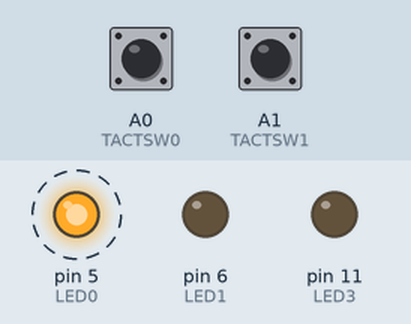
A sketch run on a simulated Arduino Uno, built with avr-gcc and run on an emulated ATmega328P. On the bench: output pins drawn as LEDs (lit = HIGH). Dashed ring = blinking. The test bench sets the inputs (shaded band); at power-on: A0 (TACTSW0) LOW, A1 (TACTSW1) LOW.

Above: at 1.2 s.
1.3 s: A0 (TACTSW0) pulled HIGH for 0.15 s
At 1.42 s:
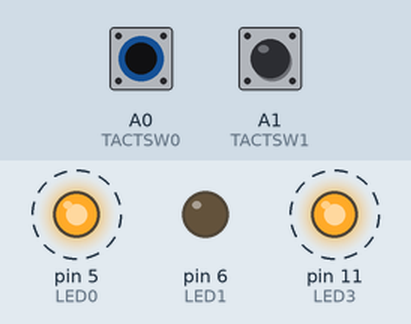
4.3 s: A0 (TACTSW0) pulled HIGH for 1 s
At 4.76 s:
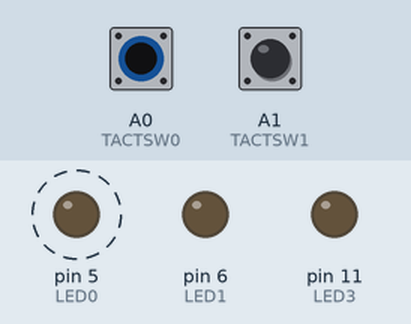
7.3 s: A1 (TACTSW1) pulled HIGH for 0.15 s
At 8.26 s:
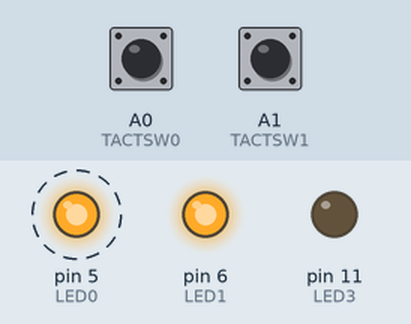
10.3 s: A0 (TACTSW0) pulled HIGH for 0.15 s
At 10.42 s:
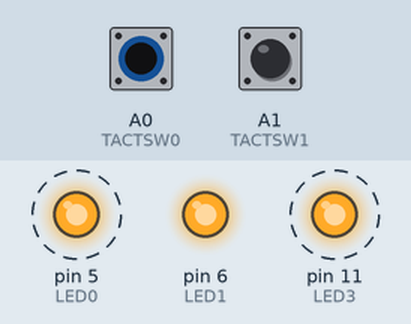
13.3 s: A0 (TACTSW0) pulled HIGH for 3.2 s
At 14.4 s:
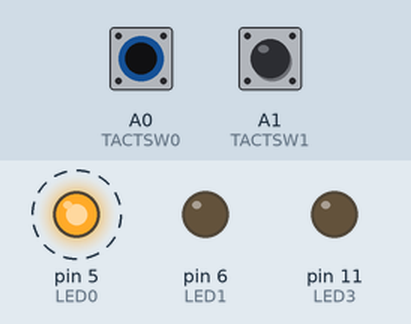
Timing chart, 0 to 19.0 s (numbered marks = the images above; inputs shaded):
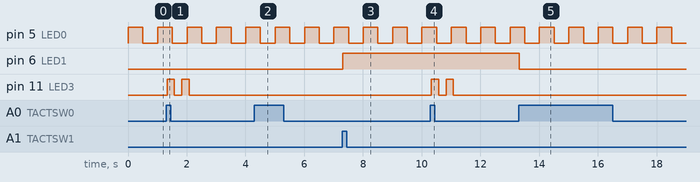

The sketch:

kitchen.ino
```cpp
#include "enpitshield.h"
#include <MsTimer2.h>

#define TIMER_CYCLE 10
#define _15SEC 1500
#define _30SEC 3000
#define _60SEC 6000
#define BEAT 300

enum State { STATE_STOP, STATE_MOVE, STATE_FINISH };
static int TimeUp;
static int FinishTime;
static int Led0Count;
static int Led3Count;
static int CurState;
static int SongCount;
static int Sound[8] = {262, 294, 330, 349, 392, 440, 494, 523};
static int Song[15] = {392,440,494,494,440,392,0,392,440,494,440,392,440,440,0};

void setup() {
  // put your setup code here, to run once:
  pinMode(LED0, OUTPUT);
  pinMode(LED1, OUTPUT);
  pinMode(LED3, OUTPUT);
  pinMode(TACTSW0,INPUT);
  pinMode(TACTSW1,INPUT);
  pinMode(SPEAKER,OUTPUT);

  Led0_Init();
  Led1_Init();
  Sw0_Init();
  Sw1_Init();
  enum State CurState;
  CurState = STATE_STOP;
  TimeUp = _30SEC;
  FinishTime = _15SEC;
  Led0Count = 0;
  Led3Count = 0;
  SongCount = 0;

  //Serial.begin(9600);
  MsTimer2::set(TIMER_CYCLE, TimerDrv);
  MsTimer2::start();

}

void TimerDrv(){  //call by 0.01s
  //Serial.println(TimeUp, DEC);
  //Serial.println(Led3Count, DEC);
   if(Led0Count % 50 == 0){ //0.01s*50 = 0.5s
    Led0Count = 0; //0sに戻す
    Led0_Tick05(); //LED0点滅
   }
   Led0Count++; //+0.01s
   switch(CurState){
    case STATE_STOP:
      //停止中の処理
      noTone(SPEAKER);
      SongCount = 0;
      if(IsSw0()){ //sw0押下
        Led3_Init(); //LED3初期化
        CurState = STATE_MOVE; //動作中に遷移
        Led3Count = 0; //0sに初期化
        break;
      }
      if(IsSw1()){ //sw1押下
        //時間変更、LED1制御
        Led1_Light();
        if(TimeUp == _30SEC){ //30sモードなら60sモードに
          TimeUp = _60SEC;
        }
        else{ //60sモードなら30sモードに
          TimeUp = _30SEC;
        }
      }
      break;

    case STATE_MOVE:
      //動作中の処理
      if(Led3Count % 25 == 0){ //0.01s * 25 = 0.25s
        Led3_Tick025(); //LED3点滅
      }
      if(IsSw0()){ //sw0押下
        if(TimeUp == _60SEC){ //60sモードなら30sモードに
          Led1_Light();
          TimeUp = _30SEC;
        }
        Led3_Init(); //LED3初期化
        CurState = STATE_STOP; //停止中に遷移
        break;
      }
      if(Led3Count == TimeUp){ //timeupなら
        CurState = STATE_FINISH; //終了通知中に遷移
        Led3Count = 0; //0sに初期化
        break;
      }
      Led3Count++; //0.01s追加
      break;

    case STATE_FINISH:
      //終了通知中の処理
      if(Led3Count % 25 == 0){ //0.01s * 25 = 0.25s
        EndBlink(); //終了点滅
      }
      if(IsSw0() || Led3Count == FinishTime){ //sw0押下 または 15sカウント終了
        if(TimeUp == _60SEC){ //60sモードなら
          Led1_Light(); //LED1消灯
          TimeUp = _30SEC; //30sモードにする
        }
        CurState = STATE_STOP; //停止中に遷移
        Led3_Init(); //LED3初期化
        break;
      }
      Led3Count++; //0.01s追加
      if(Led3Count % 30 == 0){
        tone(SPEAKER,Song[SongCount%15]);
        SongCount++;
        if(SongCount == 15){
          SongCount = 0;
        }
      }
      break;
  }

  return;
}

void loop(){

}
```

enpitshield.h
```cpp
//Pin assignment of enPit2 shield

//LED lamps
#define LED0  5
#define LED1  6
#define LED2  10
#define LED3  11

#define SPEAKER 7

#define LED_ON  HIGH
#define LED_OFF LOW

//Tact switches
#define TACTSW0  A0
#define TACTSW1  A1

#define TACTSW_ON  HIGH
#define TACTSW_OFF LOW

#define SW1 13
#define SW2 12
#define SW3 9
#define SW4 8

//state of switches
#define SW_PUSHED 1
#define SW_OFF    0
```

led0.ino
```cpp
#include "enpitshield.h"

static boolean bCurLed0;

void Led0_Init(){ //初期化
  bCurLed0 = LED_OFF; //消灯
  digitalWrite(LED0, LED_OFF);

  return;
}

void Led0_Tick05(){ //call by 0.5s
  if (bCurLed0 == LED_OFF){ //前回消灯なら
    bCurLed0 = LED_ON; //点灯
  }
  else{ //前回点灯なら
    bCurLed0 = LED_OFF; //消灯
  }

  digitalWrite(LED0, bCurLed0);

  return;
}
```

led1.ino
```cpp
#include "enpitshield.h"

static boolean bCurLed1;

void Led1_Init(){ //初期化
  bCurLed1 = LED_OFF; //消灯
  digitalWrite(LED1, LED_OFF);

  return;
}

void Led1_Light(){
  if (bCurLed1 == LED_OFF){ //前回消灯なら
    bCurLed1 = LED_ON; //点灯
  }
  else{ //前回点灯なら
    bCurLed1 = LED_OFF; //消灯
  }

  digitalWrite(LED1, bCurLed1);

  return;
}
```

led3.ino
```cpp
#include "enpitshield.h"


static boolean bCurLed3;
static int count;

void Led3_Init(){ //初期化
  bCurLed3 = LED_OFF; //消灯
  count = 0; //回数0
  digitalWrite(LED3, LED_OFF);

  return;
}

void Led3_Tick025(){ //call by 0.25s
  if (count < 4 && bCurLed3 == LED_OFF){ //1s以下　かつ　消灯なら
    bCurLed3 = LED_ON; //点灯
  }
  else if (count < 4 && bCurLed3 == LED_ON){ //1s以下　かつ　点灯なら
    bCurLed3 = LED_OFF; //消灯
  }
  digitalWrite(LED3, bCurLed3);
  CountBlink();
  return;
}


void CountBlink(){ //呼び出された回数カウント(0.25sごとに+1)
  count++;
  if (count == 20){ //5sなら0sに戻す
    count = 0;
  }
}

void EndBlink(){
  if(bCurLed3 == LED_ON){
    bCurLed3 = LED_OFF;
  }
  else{
    bCurLed3 = LED_ON;
  }
  digitalWrite(LED3, bCurLed3);
  return;
}

void Led3_Off(){
}
```

sw0.ino
```cpp
#include "enpitshield.h"

static boolean bCurSw0;
static boolean sw0_1;
static boolean sw0_2;
static boolean sw0_3;

void Sw0_Init(){ //初期化
  bCurSw0 = false; //押されていない
  sw0_1 = false;
  sw0_2 = false;
  sw0_3 = false;

  return;
}

boolean IsSw0(void){ //call by 0.01s
  boolean CurSw0;
  sw0_3 = sw0_2; //2つ前のスイッチ0の状態
  sw0_2 = sw0_1; //1つ前のスイッチ0の状態
  sw0_1 = digitalRead(TACTSW0); //現在のスイッチ0の状態
  if (sw0_1 & sw0_2 & sw0_3){ //3回のスイッチ0の状態が全てONなら
    CurSw0 = true;
  }
  else{
    CurSw0 = false;
  }
  if (CurSw0){ //押されているなら
    if (bCurSw0 == CurSw0){ //前回とスイッチ0の状態が一致するなら
      return SW_OFF; //押されていないを返す
    }
    else{ //前回とスイッチ0の状態が一致しないなら
      bCurSw0 = CurSw0; //前回の状態を更新
      return SW_PUSHED; //押されたを返す
    }
  }
  else{ //押されていないなら
    bCurSw0 = CurSw0;
    return SW_OFF; //押されていないを返す
  }
}
```

sw1.ino
```cpp
#include "enpitshield.h"

static boolean bCurSw1;
static boolean sw1_1;
static boolean sw1_2;
static boolean sw1_3;

void Sw1_Init(){ //初期化
  bCurSw1 = false; //押されていない
  sw1_1 = false;
  sw1_2 = false;
  sw1_3 = false;
  return;
}

boolean IsSw1(void){ //call by 0.01s
  boolean CurSw1;
  sw1_3 = sw1_2; //2つ前のスイッチ1の状態
  sw1_2 = sw1_1; //1つ前のスイッチ1の状態
  sw1_1 = digitalRead(TACTSW1); //現在のスイッチ1の状態
  if ( sw1_1 & sw1_2 & sw1_3 ){ //3回のスイッチ1状態が全てONなら
    CurSw1 = true;
  }
  else{
    CurSw1 = false;
  }
  if (CurSw1){ //押されているなら
    if (bCurSw1 == CurSw1){ //前回とスイッチ1の状態が一致するなら
      return SW_OFF; //押されていないを返す
    }
    else{ //前回とスイッチ1の状態が一致しないなら
      bCurSw1 = CurSw1; //前回の状態を更新
      return SW_PUSHED; //押されたを返す
    }
  }
  else{ //押されていないなら
    bCurSw1 = CurSw1;
    return SW_OFF; //押されていないを返す
  }
}
```

Measured:
- after the input at 1.3 s, pin 11 (LED3): alternates HIGH for 0.25 s and LOW for 0.25 s, 4 changes in all, then stays LOW, starting at once
- after the input at 4.3 s, pin 11 (LED3): stops changing and stays LOW
- after the input at 7.3 s, pin 6 (LED1): LOW → HIGH at once
- after the input at 10.3 s, pin 11 (LED3): alternates HIGH for 0.25 s and LOW for 0.25 s, 4 changes in all, then stays LOW, starting at once
- after the input at 13.3 s, pin 6 (LED1): HIGH → LOW at once; pin 11 (LED3): stops changing and stays LOW
- by itself, pin 5 (LED0): alternates HIGH for 0.50 s and LOW for 0.50 s
